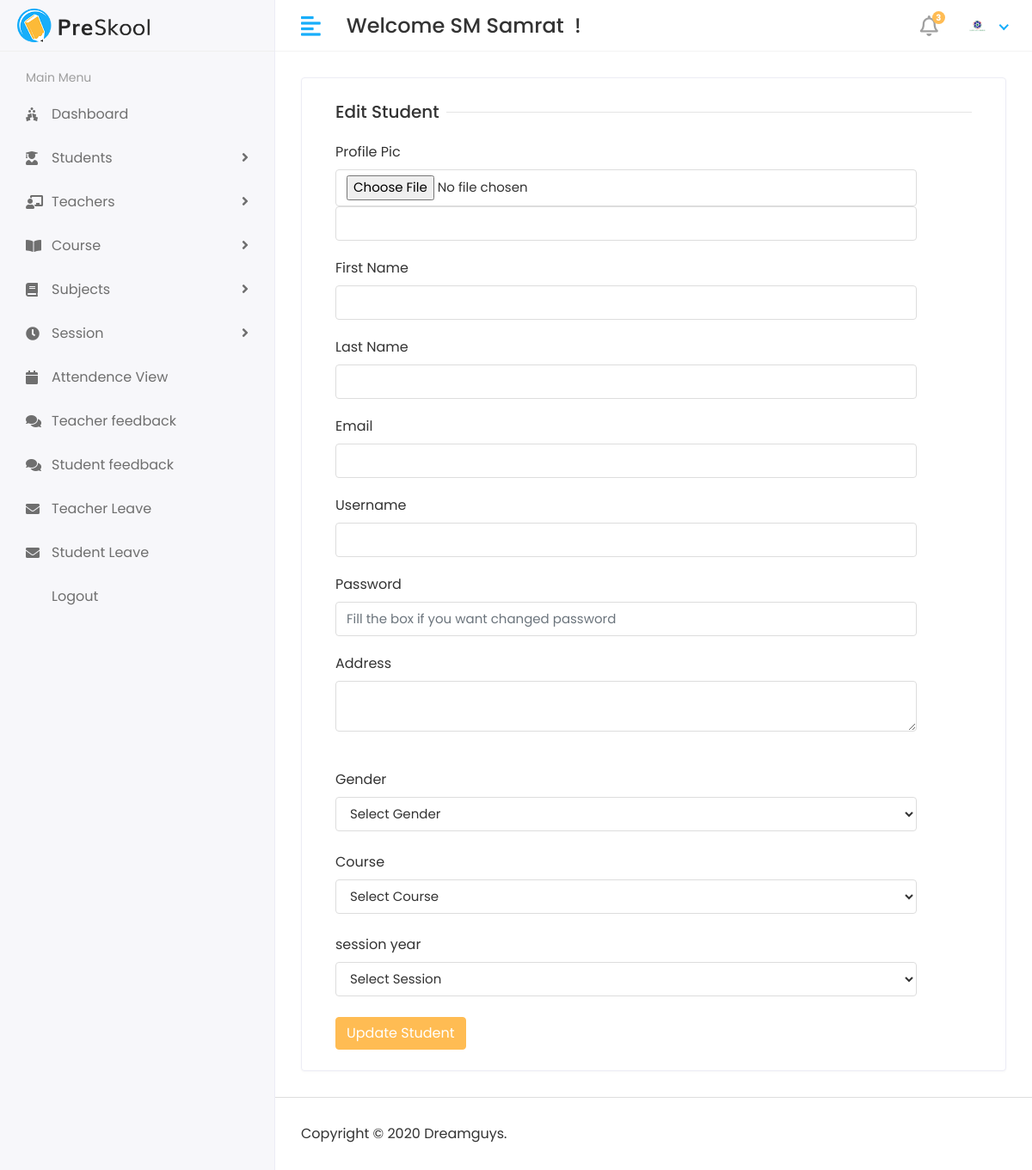
Before: /edit-student/7 (signed in) with the older database file.
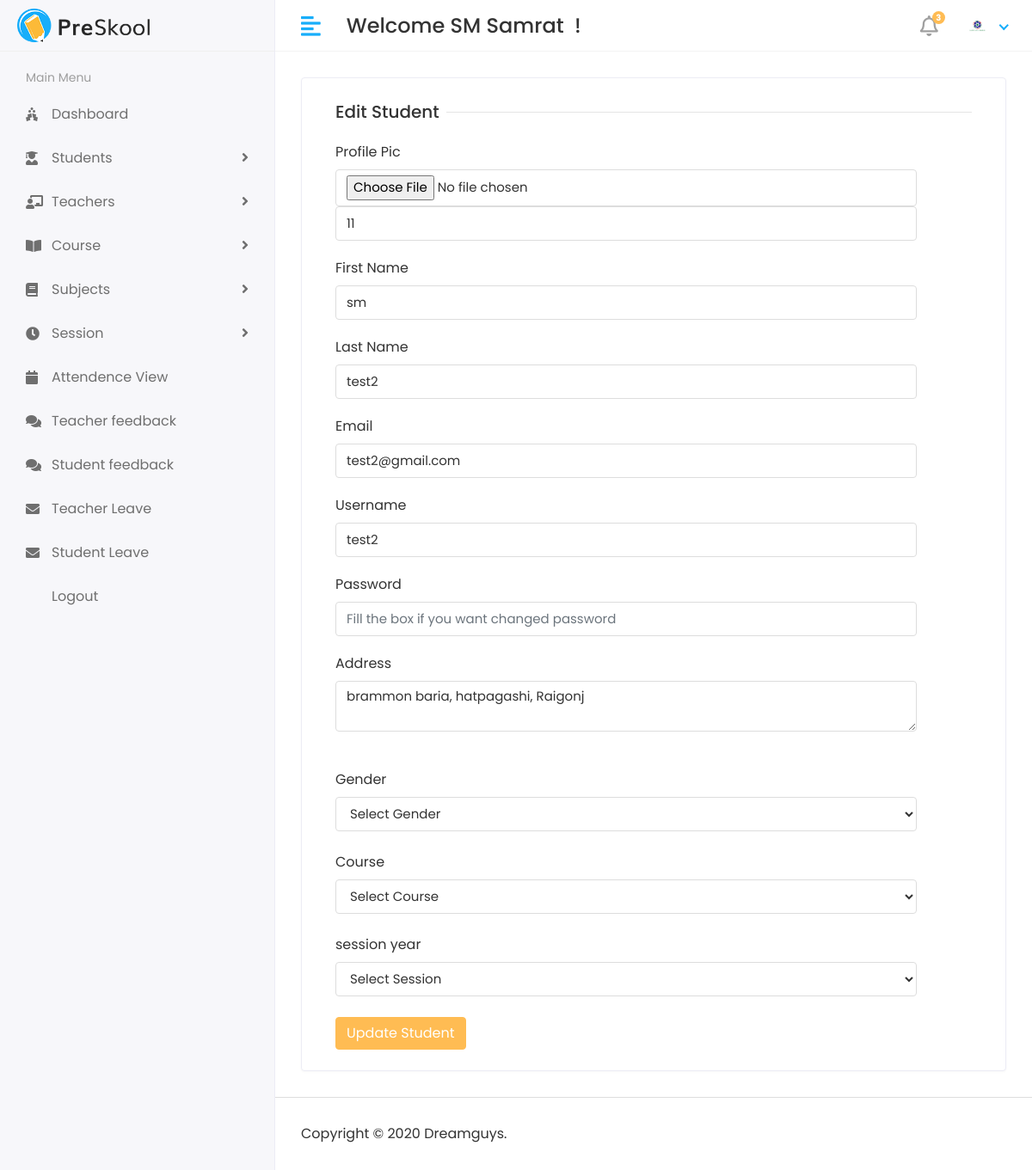
After: the same page with the newer database file.
### app/models.py (models this page shows)
class CustomUser(AbstractUser):
    USER = (
        (1,'HOD'),
        (2,'STAFF'),
        (3,'STUDENT'),
    )
    user_type = models.CharField(choices=USER,max_length=50,default=1)
    profile_pic = models.ImageField(upload_to='media/profile_pic')

class Student(models.Model):
    admin = models.OneToOneField(CustomUser,on_delete=models.CASCADE)
    address = models.TextField()
    gender = models.CharField(max_length=100)
    course_id = models.ForeignKey(Course,on_delete=models.DO_NOTHING)
    session_year_id = models.ForeignKey(SessionYear,on_delete=models.DO_NOTHING)
    created_at = models.DateTimeField(auto_now_add=True)
    updated_at = models.DateTimeField(auto_now=True)
    def __str__(self):
        return self.admin.first_name + " " + self.admin.last_name

### stu_management_sys/hod_views.py (the view)
# urls.py: path('edit-student/<str:id>',hod_views.editStudent, name='edit_student'),
@login_required(login_url='/')
def editStudent(request, id):
    student = Student.objects.filter(id = id)
    course = Course.objects.all()
    session_year = SessionYear.objects.all()
    print(student)
    context ={
        'student':student,
        'course':course,
        'session_year':session_year,
    }
    return render(request,'hod/edit_student.html',context)

### templates/hod/edit_student.html (shortened to what this page needs)
{% extends 'base.html' %}
{% block content %}
<div class="row">
    <div class="col-sm-12">
       <div class="card">
          <div class="card-body">
             <form method="post" action="{% url 'update_student'%}" enctype="multipart/form-data">
                <div class="col-12">
                   <h5 class="form-title"><span>Edit Student</span></h5>
                </div>
                <div class="col-sm-11">
                   <div class="form-group">
                      <label>Profile Pic</label>
                      <input type="file" class="form-control" name="profile_pic" value="">
                      <input type="text" class="form-control" name="student_id" value="{% for s in student %}{{s.admin.id}}{% endfor %}">
                   </div>
                </div>
                <div class="col-sm-11">
                   <div class="form-group">
                      <label>First Name</label>
                      <input type="text" class="form-control" name="first_name" value="{% for s in student%}{{s.admin.first_name}}{% endfor %}">
                   </div>
                </div>
                <div class="col-sm-11">
                   <div class="form-group">
                      <label>Last Name</label>
                      <input type="text" class="form-control" name="last_name" value="{% for s in student%}{{s.admin.last_name}}{% endfor %}">
                   </div>
                </div>
                <div class="col-sm-11">
                   <div class="form-group">
                      <label>Email</label>
                      <input type="text" class="form-control" name="email" value="{% for s in student%}{{s.admin.email}}{% endfor %}">
                   </div>
                </div>
                <div class="col-sm-11">
                   <div class="form-group">
                      <label>Username</label>
                      <input type="text" class="form-control" name="username" value="{% for s in student%}{{s.admin.username}}{% endfor %}">
                    </div>
                </div>
                    <div class="col-sm-11">
                      <div class="form-group">
                         <label>Password</label>
                         <input type="password" class="form-control" name="password" placeholder="Fill the box if you want changed password">
                      </div>
                   </div>
                   <div class="col-sm-11">
                      <div class="form-group">
                         <label>Address</label>
                         <textarea class="form-control" name="address">{% for s in student%}{{s.address}}{% endfor %}</textarea>
                      </div>
                   </div>
                   <br>
                   <div class="col-sm-11">
                      <label>Gender</label>
                      <select class="form-control" name="gender" value="" required>
                         <option>Select Gender</option>
                      </select>
                   </div>
                   <br>
                   <div class="col-sm-11">
                     <label>Course</label>
                     <select class="form-control" name="course_id" required>
                        <option>Select Course</option>
                     </select>
                  </div>
                   <br>
                   <div class="col-sm-11">
                      <label>session year</label>
                      <select class="form-control" name="session_year_id" required>
                         <option>Select Session</option>
                      </select>
                   </div>
                   <br>
                   <div class="col-12">
                      <button type="submit" class="btn btn-primary">Update Student</button>
                   </div>
             </form>
             </div>
          </div>
       </div>
    </div>
{% endblock content %}

### templates/base.html (shortened to what this page needs)
<!DOCTYPE html>
{% load static %}
<html lang="en">
   <head>
      <link rel="stylesheet" href="{% static 'plugins/bootstrap/css/bootstrap.min.css'%}">
      <link rel="stylesheet" href="{% static 'plugins/fontawesome/css/fontawesome.min.css'%}">
      <link rel="stylesheet" href="{% static 'plugins/fontawesome/css/all.min.css'%}">
      <link rel="stylesheet" href="{% static 'css/style.css'%}">
   </head>
   <body>
    <div class="main-wrapper">
        {% include 'includes/header.html'%}
        {% include 'includes/sidebar.html'%}
        <div class="page-wrapper">
            <div class="content container-fluid">
                {% block content %}
                {% endblock %}
             </div>
            {% include 'includes/footer.html'%}
        </div>
    </div>
 </body>
</html>

### templates/includes/header.html (shortened to what this page needs)
{% load static %}
<div class="header">
    <div class="header-left">
       <a href="index.html" class="logo">
       <img src="{% static 'img/logo.png' %}" alt="Logo">
       </a>
    </div>
    <a href="javascript:void(0);" id="toggle_btn">
    <i class="fas fa-align-left"></i>
    </a>
    <div class="top-nav-search mt-3">
       <h4>Welcome {{user.first_name}} {{user.last_name}} &nbsp;!</h4>
    </div>
    <ul class="nav user-menu">
       <li class="nav-item dropdown noti-dropdown">
          <a href="#" class="dropdown-toggle nav-link" data-toggle="dropdown">
          <i class="far fa-bell"></i> <span class="badge badge-pill">3</span>
          </a>
       </li>
       <li class="nav-item dropdown has-arrow">
         <a href="#" class="dropdown-toggle nav-link" data-toggle="dropdown">
            {% if user.profile_pic %}
            <span class="user-img"><img class="rounded-circle" src="/media/{{user.profile_pic}}" width="31" alt="{{user.username}}"></span>
            {% else %}
            <span class="user-img"><img class="rounded-circle" src="/media/avatar.jpg" width="31" alt="Ryan Taylor"></span>
            {% endif %}
         </a>
       </li>
    </ul>
 </div>

### templates/includes/sidebar.html (shortened to what this page needs)
<div class="sidebar" id="sidebar">
    <div class="sidebar-inner slimscroll">
       <div id="sidebar-menu" class="sidebar-menu">
          <ul>
             <li class="menu-title">
                <span>Main Menu</span>
             </li>
             <li>
               <a href="holiday.html"><i class="fas fa-holly-berry"></i> <span>Dashboard</span></a>
            </li>
             <li class="submenu">
                <a href="#"><i class="fas fa-user-graduate"></i> <span> Students</span> <span class="menu-arrow"></span></a>
             </li>
             <li class="submenu">
                <a href="#"><i class="fas fa-chalkboard-teacher"></i> <span> Teachers</span> <span class="menu-arrow"></span></a>
             </li>
             <li class="submenu">
                <a href="#"><i class="fas fa-book-open"></i> <span> Course</span> <span class="menu-arrow"></span></a>
             </li>
             <li class="submenu">
                <a href="#"><i class="fas fa-book"></i> <span> Subjects</span> <span class="menu-arrow"></span></a>
             </li>
             <li class="submenu">
               <a href="#"><i class="fas fa-clock"></i> <span> Session</span> <span class="menu-arrow"></span></a>
            </li>
            <li>
               <a href="holiday.html"><i class="fas fa-calendar"></i> <span>Attendence View</span></a>
            </li>
            <li>
               <a href="holiday.html"><i class="fas fa-comments"></i> <span>Teacher feedback</span></a>
            </li>
            <li>
               <a href="holiday.html"><i class="fas fa-comments"></i> <span>Student feedback</span></a>
            </li>
            <li>
               <a href="holiday.html"><i class="fas fa-envelope"></i> <span>Teacher Leave</span></a>
            </li>
            <li>
               <a href="holiday.html"><i class="fas fa-envelope"></i> <span>Student Leave</span></a>
            </li>
            <li>
               <a href="{% url 'doLogout' %}"> <span>Logout</span></a>
            </li>
          </ul>
       </div>
    </div>
 </div>

### templates/includes/footer.html
<footer>
    <p>Copyright © 2020 Dreamguys.</p>
 </footer>

Changed rows visible on the page:
added Student: student_id "11", first_name "sm", last_name "test2", email "test2@gmail.com", username "test2", address "brammon baria, hatpagashi, Raigonj"
